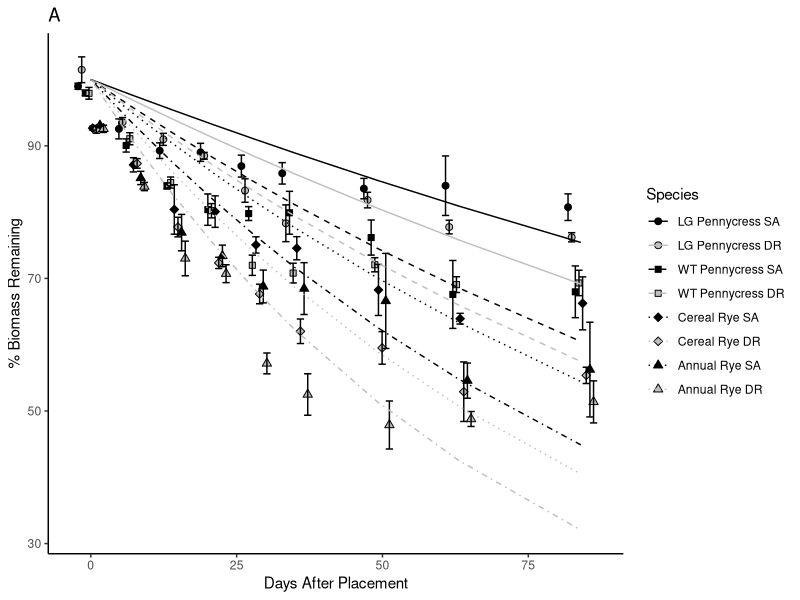
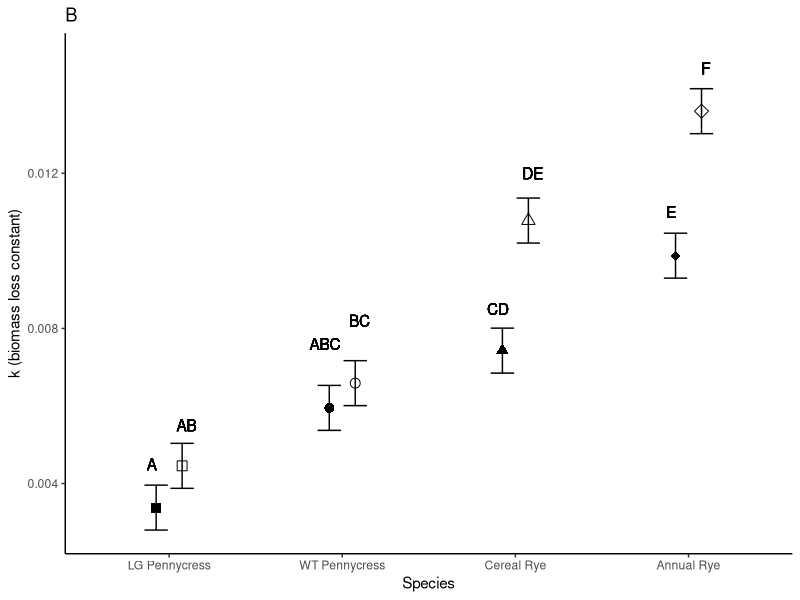
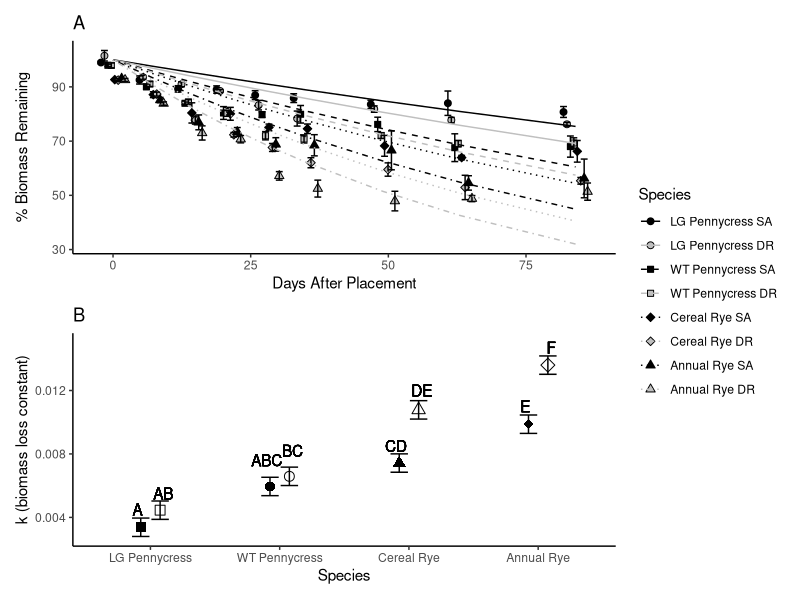
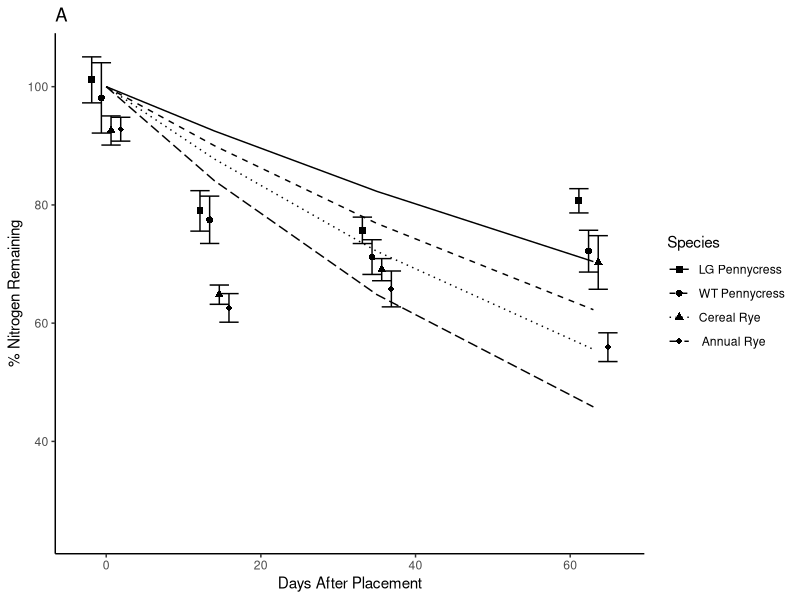
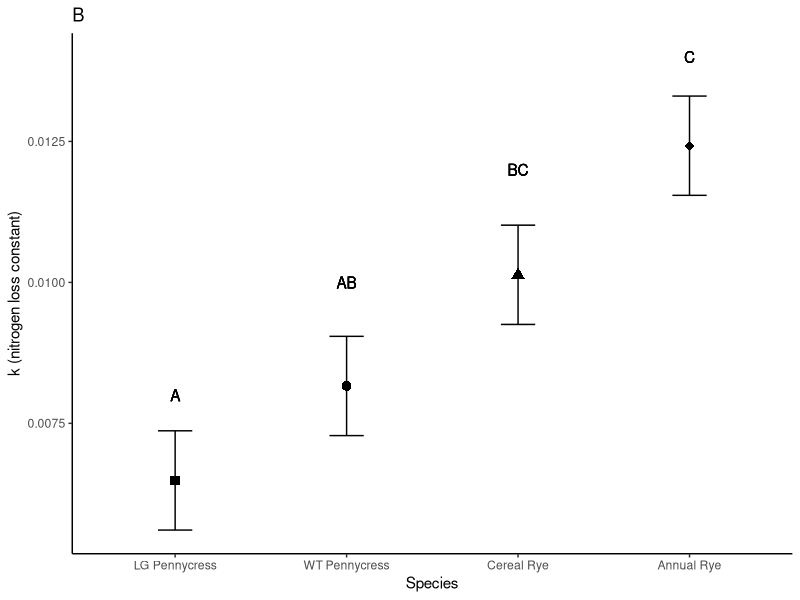
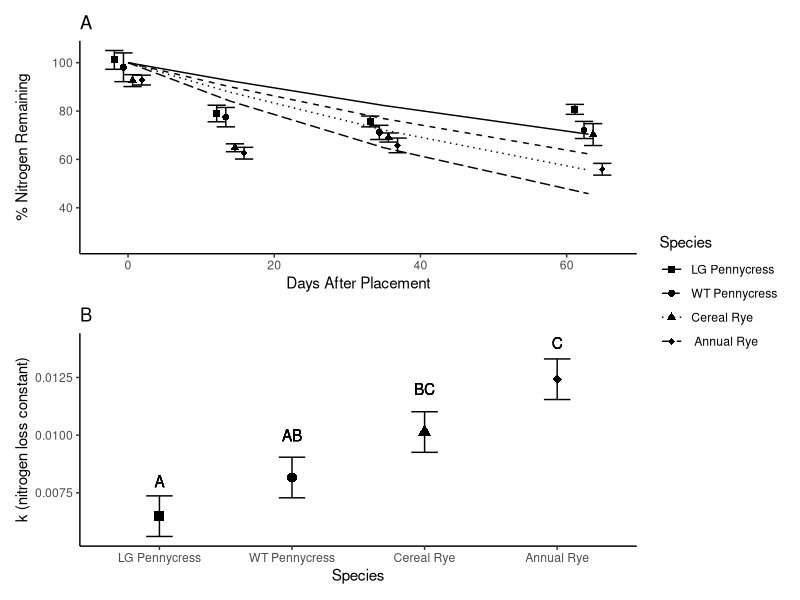
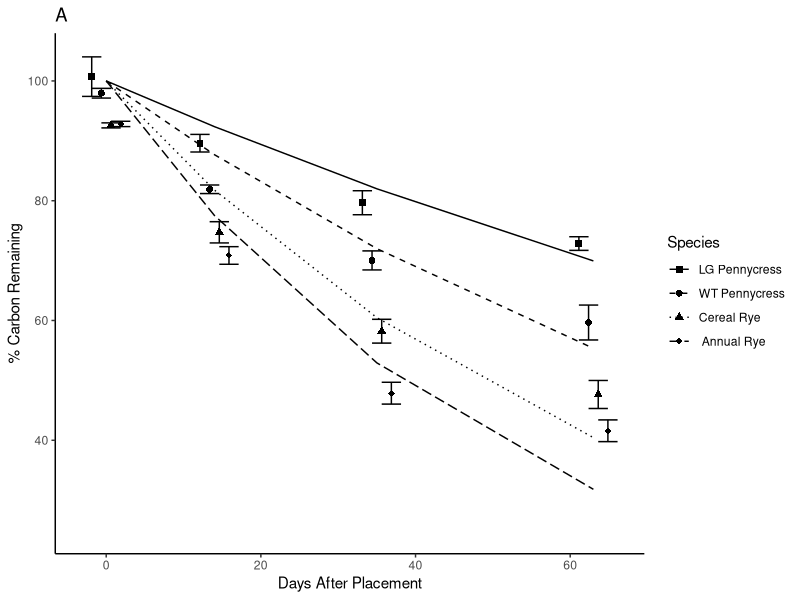
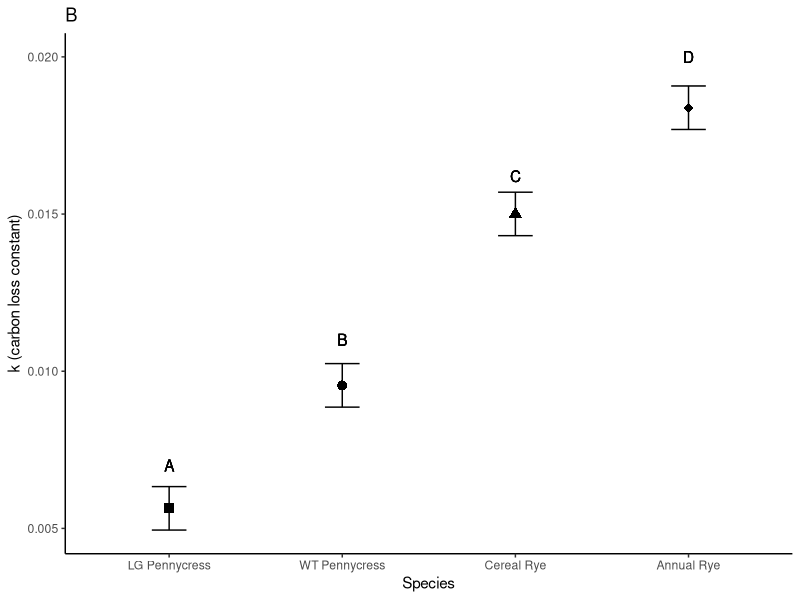

R code for these plots, in order:
# LOAD LIBRARIES ----
library(tidyverse) 
library(patchwork)

# OBJECTIVE ----
# I'm going to use this file for all of the final plotting
# I need to do so that I can do it all in one place.
# At the end of the biomass, nitrogen, and carbon analysis scripts
#I saved the relevant files as csv files
# in the filepath: "output/final". The full data frame for
# the nitrogen and carbon loss data is created and 
# saved in the carbon analysis file so that I only had to do it 
# once and put it in one place. 
# going to start by plotting the percent remaining over time, 
# and them the emmeans graphs with relevant
# statistics. Will see where to go from there. 

# READ IN THE DATA ----

# full nitrogen and carbon data ----
nutrients.df <- 
  read_csv("output/final files from import and k calcs/from import and clean/nutrients.csv")

# full decomp data ----
biomass.df <- 
  read_csv("output/final files from import and k calcs/from import and clean/total biomass.csv")

# now we load in the emmeans for those plots 
# biomass ----
biomass_k_emmeans.df <- 
  read_csv("output/statistical results/biomass results.csv")

# nitrogen ----
nitrogen_k_emmeans.df <- 
  read_csv("output/statistical results/nitrogen results.csv")

# carbon ----
carbon_k_emmeans.df <- 
  read_csv("output/statistical results/carbon results.csv")

# carbon to nitrogen ratios ----
ratios.df <- 
  read_csv("output/carbon to nitrogen ratios/c to n ratios.csv")

# carbon to nitrogen ratios by soil ----
ratio_soils.df <- 
  read_csv("output/carbon to nitrogen ratios/ c to n ratios by soil.csv")

# READ IN FITTED VALUES FOR PLOTTING ----

# biomass ----
biomass_fitted.df <- 
  read_csv("output/final files from import and k calcs/k values/fitted biomass.csv")
  
# nitrogen ----
nitrogen_fitted.df <-
  read_csv("output/final files from import and k calcs/k values/fitted nitrogen.csv")
  
# carbon ----
carbon_fitted.df <- 
  read_csv("output/final files from import and k calcs/k values/fitted carbon.csv")

# CLEANING OF FILES ----

# add species to biomass data frame 
biomass_k_emmeans.df <- biomass_k_emmeans.df %>%
  mutate(spp = case_when(
    trt == "GM_PC_1" ~ "gm_pc",
    trt == "GM_PC_2" ~ "gm_pc",
    trt == "PC_1" ~ "pc",
    trt == "PC_2" ~ "pc",
    trt == "CR_1" ~ "cr",
    trt == "CR_2" ~ "cr",
    trt == "AR_1" ~ "ar",
    trt == "AR_2" ~ "ar"))

# add soil to biomass data frame
biomass_k_emmeans.df <- biomass_k_emmeans.df %>%
  mutate(soil = case_when(
    trt == "GM_PC_1" ~ "1",
    trt == "GM_PC_2" ~ "2",
    trt == "PC_1" ~ "1",
    trt == "PC_2" ~ "2",
    trt == "CR_1" ~ "1",
    trt == "CR_2" ~ "2",
    trt == "AR_1" ~ "1",
    trt == "AR_2" ~ "2"))

# set up factor for biomass fitted
biomass_fitted.df <- biomass_fitted.df %>%
  mutate(trt = paste(spp, soil_block, sep = "_"))

biomass.df <- biomass.df %>%
  mutate(trt = paste(spp, soil_block, sep = "_"))

biomass_fitted.df <- biomass_fitted.df %>%
  mutate(trt = as.factor(trt)) %>%
  mutate(trt = fct_relevel(trt,
                           "GM_PC_1", "GM_PC_2", "PC_1", "PC_2", "CR_1", "CR_2",
                           "AR_1", "AR_2")) 

# set up the factors for nitrogen fitted
nitrogen_fitted.df <- nitrogen_fitted.df %>%
mutate(spp = as.factor(spp)) %>%
  mutate(spp = fct_relevel(spp, "GM_PC", "PC", "CR", "AR"))

# set up the factors for carbon fitted 
carbon_fitted.df <- carbon_fitted.df %>%
  mutate(spp = as.factor(spp)) %>%
  mutate(spp = fct_relevel(spp, "GM_PC", "PC", "CR", "AR"))



# rename treatment to spp_soil to work with the graphs i aleady wrote
biomass_k_emmeans.df<- biomass_k_emmeans.df %>%
  rename(spp_soil = trt)

# FIGURES ----

# BIOMASS ----

# percent remaining
total_biomass_days.plot <- biomass.df %>%
  mutate(spp = as.factor(trt)) %>%
  mutate(trt = fct_relevel(trt,
                                "GM_PC_1", "GM_PC_2", "PC_1", "PC_2", "CR_1", "CR_2",
                                "AR_1", "AR_2")) %>%
  ggplot(mapping = aes(days, pct_mass_remain, 
                       shape = as.factor(trt), fill = trt)) + 
  stat_summary(fun = mean, na.rm = TRUE, geom = "point", size = 2,
               position = position_dodge(width = 5)) +
  stat_summary(fun.data = mean_se, na.rm = TRUE, geom = "errorbar", width = 10,
               position = position_dodge(width = 5)) +
  geom_line(data = biomass_fitted.df,
            aes(x= days, y=.fitted, linetype= as.factor(trt), color = as.factor(trt)))+
  labs(x = "Days After Placement", y = "% Biomass Remaining") +
  scale_shape_manual(name = "Species",
                     label = c("LG Pennycress SA","LG Pennycress DR",
                               "WT Pennycress SA", "WT Pennycress DR", 
                               "Cereal Rye SA", "Cereal Rye DR",
                               "Annual Rye SA", "Annual Rye DR"),
                     values = c(21, 21, 22, 22, 23,23, 24, 24)) +
  scale_linetype_manual(name = "Species",
                        label =
                          c("LG Pennycress SA","LG Pennycress DR",
                            "WT Pennycress SA", "WT Pennycress DR", 
                            "Cereal Rye SA", "Cereal Rye DR",
                            "Annual Rye SA", "Annual Rye DR"),
                        values = c(1, 1, 2, 2, 3, 3, 4, 4)) +
  scale_fill_manual(name = "Species",
                     label = c("LG Pennycress SA","LG Pennycress DR",
                               "WT Pennycress SA", "WT Pennycress DR", 
                               "Cereal Rye SA", "Cereal Rye DR",
                               "Annual Rye SA", "Annual Rye DR"),
                     values = c("black", "gray75", "black", "gray75",
                                "black", "gray75", "black", "gray75")) +
  scale_color_manual(name = "Species",
                    label = c("LG Pennycress SA","LG Pennycress DR",
                              "WT Pennycress SA", "WT Pennycress DR", 
                              "Cereal Rye SA", "Cereal Rye DR",
                              "Annual Rye SA", "Annual Rye DR"),
                    values = c("black", "gray75", "black", "gray75",
                               "black", "gray75", "black", "gray75")) +
  labs(shape = "Species", linetype = "Species") +
  expand_limits(y = 45) +
  ggtitle("A") +
  theme_classic()

total_biomass_days.plot

# emm contrasts
biomass_contrast.plot <- biomass_k_emmeans.df %>%
  mutate(spp = fct_relevel(spp, "gm_pc", "pc", "cr", "ar")) %>%
  mutate(spp_soil = fct_relevel(spp_soil,
                                "GM_PC_1", "GM_PC_2", "PC_1", "PC_2", "CR_1", "CR_2",
                                "AR_1", "AR_2")) %>%
  ggplot(aes(x=spp)) +
  geom_point(aes(y=emmean, shape = spp_soil, group = soil), 
             position = position_dodge2(width = 0.3), size = 3) +
  geom_errorbar(aes(ymin = emmean-SE, ymax = emmean+SE, group = soil), 
                position = position_dodge2(0.3),
                stat="identity", width = 0.3) + 
  labs(x="Species", y= "k (biomass loss constant)")  +
  geom_text(aes(x = 0.9, y = .0045, label = "A")) +
  geom_text(aes(x = 1.1, y = .0055, label = "AB")) +
  geom_text(aes(x = 1.9, y = .0076, label = "ABC")) +
  geom_text(aes(x = 2.1, y = .0082, label = "BC")) +
  geom_text(aes(x = 2.9, y = .0085, label = "CD"))+
  geom_text(aes(x = 3.1, y = .012, label = "DE")) +
  geom_text(aes(x = 3.9, y = .011, label = "E"))+
  geom_text(aes(x = 4.1, y = .0147, label = "F")) +
  scale_x_discrete(labels = c("pc" = "WT Pennycress", "gm_pc" = "LG Pennycress",
                              "cr" = "Cereal Rye", "ar" = "Annual Rye")) +
  scale_shape_manual(name = "Soil ",
                     label = c("LG Pennycress SA","LG Pennycress DR",
                               "WT Pennycress SA", "WT Pennycress DR", 
                               "Cereal Rye SA", "Cereal Rye DR",
                               "Annual Rye SA", "Annual Rye DR"),
                     values = c(15, 0, 16, 1, 17, 2, 18, 5)) +
  expand_limits(ymin = 0.005, ymax = 0.015) +
  ggtitle("B") +
  theme_classic() +
  theme(legend.position = "none")

biomass_contrast.plot

# full
total_biomass_days.plot + biomass_contrast.plot + plot_layout(ncol = 1, guides = "collect")


# NITROGEN ----

# mass remaining 
nitrogen_days.plot <- nutrients.df %>%
   mutate(spp = as.factor(spp)) %>%
   mutate(spp = fct_relevel(spp, "GM_PC", "PC", "CR", "AR")) %>%
  ggplot(mapping = aes(days, pct_n_remain, shape = spp)) +
  stat_summary(fun = mean, na.rm = TRUE, geom = "point", size = 2,
               position = position_dodge(width = 5)) +
  stat_summary(fun.data = mean_se, na.rm = TRUE, geom = "errorbar", width = 10,
               position = position_dodge(width = 5)) +
  geom_line(data = nitrogen_fitted.df,
            aes(x= days, y=.fitted, linetype = as.factor(spp)))+
  labs(x = "Days After Placement", y = "% Nitrogen Remaining") +
  scale_shape_manual(name = "Species", 
                     label = c("LG Pennycress", "WT Pennycress", "Cereal Rye", " Annual Rye"),
                     values = c(15, 16, 17, 18)) +
  scale_linetype_manual(name = "Species",
                        label =
                          c("LG Pennycress", "WT Pennycress", "Cereal Rye", " Annual Rye"),
                        values = c(1, 2, 3, 5)) +
  labs(shape = "Species", linetype = "Species") +
  expand_limits(y = 25) +
  ggtitle("A") +
  theme_classic()

nitrogen_days.plot

# emmeans with spp on x
# empty shapes with fill for soil - soil type differentially affects decomposition by species 
nitrogen_emm.plot <- nitrogen_k_emmeans.df %>%
  mutate(spp = fct_relevel(spp, "GM_PC", "PC", "CR", "AR")) %>%
  ggplot(aes(x=spp, shape = spp)) +
  geom_point(aes(y=emmean), size=3) +
  geom_errorbar(aes(ymin = emmean-SE, ymax = emmean+SE), 
                stat="identity", width = 0.2) +
  labs(x="Species", y= "k (nitrogen loss constant)")  +
  geom_text(aes(x = 1, y = .008, label = "A")) +
  geom_text(aes(x = 2, y = .010, label = "AB")) +
  geom_text(aes(x = 3, y = .012, label = "BC"))+
  geom_text(aes(x = 4, y = .014, label = "C")) +
  scale_x_discrete(labels = c("PC" = "WT Pennycress", "GM_PC"= "LG Pennycress",
                              "CR" = "Cereal Rye", "AR" = "Annual Rye")) +
  scale_shape_manual(name = "Species", 
                     label = c("LG Pennycress", "WT Pennycress", "Cereal Rye", "Annual Rye"),
                     values = c(15, 16, 17, 18)) +
  ggtitle("B") +
  theme_classic() +
  theme(legend.position = "none")

nitrogen_emm.plot

# full
nitrogen_days.plot + nitrogen_emm.plot + plot_layout(guides = "collect", ncol = 1)

# CARBON ----

# mass remaining 
carbon.plot <- nutrients.df %>%
  mutate(spp = as.factor(spp)) %>%
  mutate(spp = fct_relevel(spp, "GM_PC", "PC", "CR", "AR")) %>%
  ggplot(mapping = aes(days, pct_c_remain, shape = spp)) +
  stat_summary(fun = mean, na.rm = TRUE, geom = "point", size = 2,
               position = position_dodge(width = 5)) +
  stat_summary(fun.data = mean_se, na.rm = TRUE, geom = "errorbar", width = 10,
               position = position_dodge(width = 5)) +
  geom_line(data = carbon_fitted.df,
            aes(x= days, y=.fitted, linetype = as.factor(spp)))+
  labs(x = "Days After Placement", y = "% Carbon Remaining") +
  scale_shape_manual(name = "Species", 
                     label = c("LG Pennycress", "WT Pennycress", "Cereal Rye", " Annual Rye"),
                     values = c(15, 16, 17, 18)) +
  scale_linetype_manual(name = "Species",
                        label =
                          c("LG Pennycress", "WT Pennycress", "Cereal Rye", " Annual Rye"),
                        values = c(1, 2, 3, 5)) +
  labs(shape = "Species", linetype = "Species") +
  expand_limits(y = 25) +
  ggtitle("A") +
  theme_classic()

carbon.plot


# emmeans 
carbon_emm.plot <- carbon_k_emmeans.df %>%
  mutate(spp = fct_relevel(spp, "GM_PC", "PC", "CR", "AR")) %>%
  ggplot(aes(x=spp, shape = spp)) +
  geom_point(aes(y=emmean), size=3) +
  geom_errorbar(aes(ymin = emmean-SE, ymax = emmean+SE), 
                stat="identity", width = 0.2) +
  labs(x="Species", y= "k (carbon loss constant)")  +
  geom_text(aes(x = 1, y = .007, label = "A")) +
  geom_text(aes(x = 2, y = .011, label = "B")) +
  geom_text(aes(x = 3, y = .0162, label = "C"))+
  geom_text(aes(x = 4, y = .02, label = "D")) +
  scale_x_discrete(labels = c("PC" = "WT Pennycress", "GM_PC"= "LG Pennycress",
                              "CR" = "Cereal Rye", "AR" = "Annual Rye")) +
  scale_shape_manual(name = "Species", 
                     label = c("LG Pennycress", "WT Pennycress", "Cereal Rye", "Annual Rye"),
                     values = c(15, 16, 17, 18)) +
  expand_limits(ymin = 0.005, ymax = 0.02) +
  ggtitle("B") +
  theme_classic() +
  theme(legend.position = "none")

carbon_emm.plot

# carbon plots together
carbon.plot + carbon_emm.plot + plot_layout(ncol = 1)

# PUT THE PLOTS TOGETHER FOR THE PAPER ----

# biomass ----
final_biomass.plot <- 
  total_biomass_days.plot + biomass_contrast.plot + plot_layout(ncol = 1, guides = "collect")

ggsave("output/figures/final biomass.jpg", final_biomass.plot,
       width = 7, height = 7, dpi = 700)

# nitrogen ----
final_nitrogen.plot <- 
  nitrogen_days.plot + nitrogen_emm.plot + plot_layout(guides = "collect", ncol = 1)

# save it
ggsave("output/figures/final nitrogen.jpg", final_nitrogen.plot,
       width = 7, height = 7, dpi = 700)


# carbon ----
final_carbon.plot <- 
  carbon.plot + carbon_emm.plot + plot_layout(guides = "collect", ncol = 1)

#save it 
ggsave("output/figures/final carbon.jpg", final_carbon.plot,
       width = 7, height = 7, dpi = 700)


# CARBON TO NITROGEN RATIOS PLOTTING ----
  
# with comparisons to other papers and sources
cn.plot <- ratios.df %>%
  filter(days == 0) %>%
  mutate(spp = fct_relevel(spp, "GM_PC", "PC", "CR", "AR")) %>%
  ggplot(mapping = aes(spp, mean, shape = spp)) +
  geom_point(size = 3) +
  geom_errorbar(aes(ymin = mean-sd, ymax = mean+sd), stat = "identity", width = 0.2) +
  scale_shape_manual(name = "Species", 
                     label = c("LG Pennycress", "WT Pennycress", "Cereal Rye", "Annual Rye"),
                     values = c(15, 16, 17, 18)) +
  scale_x_discrete(labels = c("PC" = "WT Pennycress", "GM_PC"= "LG Pennycress",
                              "CR" = "Cereal Rye", "AR" = "Annual Rye")) +
  geom_text(aes(x = 0, y = 12, hjust = -0.1, label = "Hairy Vetch")) +
  geom_text(aes(x = 0, y = 58, hjust = -0.1, label = "Corn Stover")) +
  geom_text(aes(x = 0, y = 25, hjust = -0.1, label = "IMD")) +
  labs(x = "Species", y = "Initial Carbon-to-Nitrogen Ratio") +
  geom_hline(yintercept = 11, linetype = 2) +
  geom_hline(yintercept = 57, linetype = 2) +
  geom_hline(yintercept = 24, linetype = 2) +
  theme_classic()

cn.plot

ggsave("output/figures/carbon to nitrogen.jpg", cn.plot,
       width = 7, height = 7, dpi = 700)


# at cn of 24/25 to 1 there is no leftover carbon or nitrogen!


  
